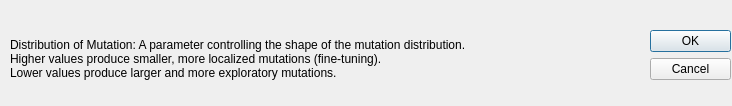
<?xml version="1.0" encoding="UTF-8"?>
<ui version="4.0">
 <class>Dialog</class>
 <widget class="QDialog" name="Dialog">
  <property name="geometry">
   <rect>
    <x>0</x>
    <y>0</y>
    <width>732</width>
    <height>106</height>
   </rect>
  </property>
  <property name="windowTitle">
   <string>Dialog</string>
  </property>
  <widget class="QDialogButtonBox" name="buttonBox">
   <property name="geometry">
    <rect>
     <x>650</x>
     <y>30</y>
     <width>81</width>
     <height>71</height>
    </rect>
   </property>
   <property name="orientation">
    <enum>Qt::Vertical</enum>
   </property>
   <property name="standardButtons">
    <set>QDialogButtonBox::Cancel|QDialogButtonBox::Ok</set>
   </property>
  </widget>
  <widget class="QLabel" name="label">
   <property name="geometry">
    <rect>
     <x>10</x>
     <y>20</y>
     <width>631</width>
     <height>91</height>
    </rect>
   </property>
   <property name="text">
    <string>Distribution of Mutation: A parameter controlling the shape of the mutation distribution.
Higher values produce smaller, more localized mutations (fine-tuning).
Lower values produce larger and more exploratory mutations. 
</string>
   </property>
  </widget>
 </widget>
 <resources/>
 <connections>
  <connection>
   <sender>buttonBox</sender>
   <signal>rejected()</signal>
   <receiver>Dialog</receiver>
   <slot>reject()</slot>
   <hints>
    <hint type="sourcelabel">
     <x>316</x>
     <y>260</y>
    </hint>
    <hint type="destinationlabel">
     <x>286</x>
     <y>274</y>
    </hint>
   </hints>
  </connection>
  <connection>
   <sender>buttonBox</sender>
   <signal>accepted()</signal>
   <receiver>Dialog</receiver>
   <slot>accept()</slot>
   <hints>
    <hint type="sourcelabel">
     <x>248</x>
     <y>254</y>
    </hint>
    <hint type="destinationlabel">
     <x>157</x>
     <y>274</y>
    </hint>
   </hints>
  </connection>
 </connections>
</ui>
